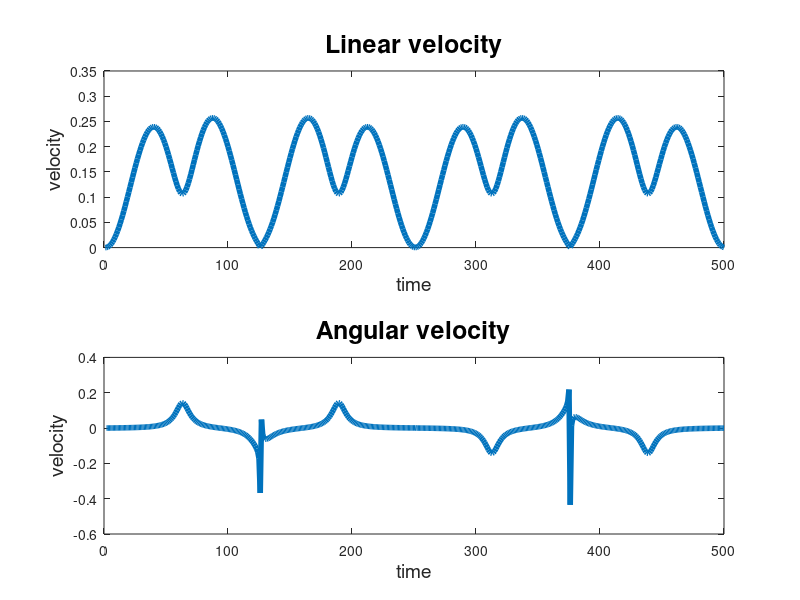
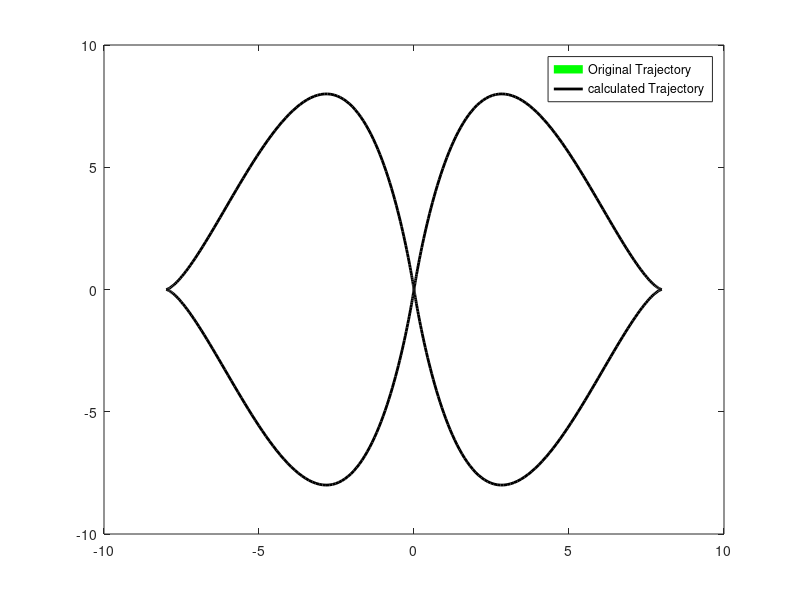

These charts were generated, in order, by the following MATLAB code: (Note: this script raises an error after producing the figures.)
clc;close all 
N = 500; 
t = linspace(-pi, pi, N); 

x = 8*(sin(t)).^3; 
y = 8*(sin(2*t)).^3; 

vx = [0 diff(x, 1)] ;
vy = [0 diff(y, 1)];
ax = [0 diff(vx, 1)];
ay = [0 diff(vy, 1)];
phi = atan2(vy, vx); 

v = vx.*cos(phi) + vy.*sin(phi); 
omega = (vx.*ay - vy.*ax)./(vx.^2+vy.^2); 

subplot(2, 1, 1)
plot(v, 'linewidth', 4)
xlabel('time',  'FontSize', 14)
ylabel('velocity',  'FontSize', 14)
title('Linear velocity', 'FontSize', 18)

subplot(2, 1, 2)
plot(omega, 'linewidth', 4)
title('Angular velocity', 'FontSize', 18)
xlabel('time',  'FontSize', 14)
ylabel('velocity',  'FontSize', 14)
print -deps output

h = figure; 
axis tight manual % this ensures that getframe() returns a consistent size
filename = 'task1.gif';

for i=1:N      
    plot(x(1:i), y(1:i), 'g-', 'linewidth', 6)
    hold on 
    plot(x, y, '-k', 'linewidth', 2)
    legend('Original Trajectory', 'calculated Trajectory'); 
    drawnow; 
    
    
    %create GIF
    frame = getframe(h); 
    im = frame2im(frame); 
    [imind,cm] = rgb2ind(im,256); 
    % Write to the GIF File 
    if i == 1
      imwrite(imind,cm,filename,'gif', 'Loopcount',inf); 
    else 
      imwrite(imind,cm,filename,'gif','WriteMode','append'); 
    end 
    
    
    

end
hold off


%task 2 
W = 1/2; r = 1/4; T=0.1; 

%initialize Inverse kinematics velocities
omega = zeros(1, N); v = zeros(1, N); 
vL = zeros(1, N); vR = zeros(1, N); 
omegaL = zeros(1, N); omegaR = zeros(1, N); 


%initialize resulting forward kinematic variables: 
x_f = zeros(1, N); y_f = zeros(1, N); phi_f = zeros(1, N); 

h = figure;
axis tight manual % this ensures that getframe() returns a consistent size
filename = 'task2.gif';
for n = 2:N-1
    %calculating inverse kinematics variables: 
    mu = 1/2*(sin(phi(n))*(y(n+1)-y(n))+cos(phi(n)*(x(n+1)-x(n))))...
        /(cos(phi(n))*(y(n+1)-y(n))-sin(phi(n))*(x(n+1)-x(n))); 
    x_m = (x(n)+x(n+1))/2; 
    y_m = (y(n)+y(n+1))/2; 
    
    x_star = x_m - mu/2 * (y(n+1) - y(n)); 
    y_star = y_m + mu/2 * (x(n+1)-x(n)); 
    
    R_n = sqrt((x(n) - x_star)^2 + (y(n)-y_star)^2); 
    theta_1 = atan2((y(n)-y_star), (x(n)-x_star)); 
    theta_2 = atan2((y(n+1)-y_star), (x(n+1)-x_star)); 
    del_phi = wrapToPi(theta_1 - theta_2); 
    
    %resulting Inv-Kinematics velocities: 
    omega(n) = del_phi/T; 
    v(n) = R_n*abs(omega(n));  
    vL(n) = (R_n-1/2 *W)*omega(n); 
    vR(n) = (R_n+1/2 *W)*omega(n); 
    omegaL(n) = vL(n)/r; 
    omegaR(n) = vR(n)/r; 
    
    %forward Kinematics: circular velocity motion model/Exact integration
    %model 
    x_f(n+1) = x_f(n) + (v(n)/omega(n))*(-sin(phi(n))+sin(phi(n)+omega(n)*T));
    y_f(n+1) = y_f(n) + (v(n)/omega(n))*(cos(phi(n))-cos(phi(n)+omega(n)*T));
    
    
%     plot(x_f(1:i), y_f(1:i), 'g-', 'linewidth', 6)
%     hold on 
%     plot(x, y, '-k', 'linewidth', 2)
%     legend('Original Trajectory', 'calculated Trajectory'); 
%     drawnow; 
%     
%     
%     %create GIF
%     frame = getframe(h); 
%     im = frame2im(frame); 
%     [imind,cm] = rgb2ind(im,256); 
%     % Write to the GIF File 
%     if i == 1
%       imwrite(imind,cm,filename,'gif', 'Loopcount',inf); 
%     else 
%       imwrite(imind,cm,filename,'gif','WriteMode','append'); 
%     end 
    

end
hold on 
plot(x_f, y_f, 'g-', 'linewidth', 6)
plot(x, y)
axis([-9  9 -9  9])
hold off 

figure()
subplot 411
plot(vL, 'linewidth', 2)
xlabel('time',  'FontSize', 10)
ylabel('velocity',  'FontSize', 10)
title('Left Wheel velocity', 'FontSize', 14)
subplot 412
plot(vR, 'linewidth', 2)
xlabel('time',  'FontSize', 10)
ylabel('velocity',  'FontSize', 10)
title('Right Wheel velocity', 'FontSize', 14)
subplot 413
plot(omegaL, 'linewidth', 2)
xlabel('time',  'FontSize', 10)
ylabel('velocity',  'FontSize', 10)
title('Left Wheel angular velocity', 'FontSize', 14)
subplot 414
plot(omegaR, 'linewidth', 2)
xlabel('time',  'FontSize', 10)
ylabel('velocity',  'FontSize', 10)
title('Right Wheel angular velocity', 'FontSize', 14)
print -deps task2



